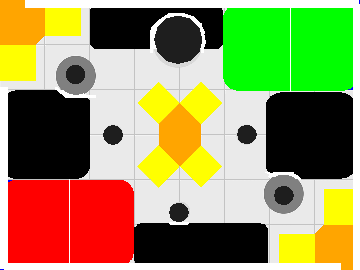
#> input picture External Scripts/Final/4colorLocs.bmp, 360 x 270 px
$ python 4getcolorLocsData.hpp.py
#> lines starting #> are read from the running program, lines starting #| are printed output that depends on the picture; after the words box and inside, x2 and y2 are one past the last pixel; in counts of white or black regions, pixels touching at a corner belong together
from PIL import Image
from _InputData import * #get width and height

numToColor = ['r','g','b','rg','rb','gb','rgb']
numLocs = [0 for i in range(7)]
tups = [() for i in range(7)]
numLocs[0] = 2; tups[0] = (255,0,0)
numLocs[1] = 2; tups[1] = (0,255,0)
numLocs[2] = 4; tups[2] = (0,0,0)
numLocs[3] = 0; tups[3] = (127,127,0)
numLocs[4] = 0; tups[4] = (127,0,0)
numLocs[5] = 0; tups[5] = (0,127,0)
numLocs[6] = 0; tups[6] = (85,85,0)

locs = [[] for i in range(7)]

im = Image.open('4colorLocs.bmp').transpose(Image.FLIP_TOP_BOTTOM)
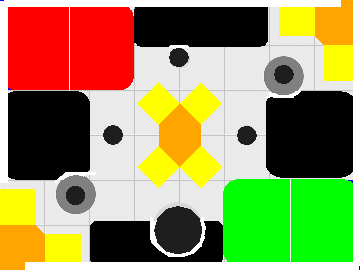
#> im: PIL image 360x270 RGB; mean R, G, B 150.1, 146.2, 88.8
im = im.resize((WIDTH, HEIGHT))
pix = im.load()

#create bmp of all locations
for y in range(HEIGHT):
	for x in range(WIDTH):
		if pix[x,y] not in tups:
			pix[x,y] = (255,255,255) #white

im.save('5colorLocsFlipped.bmp')
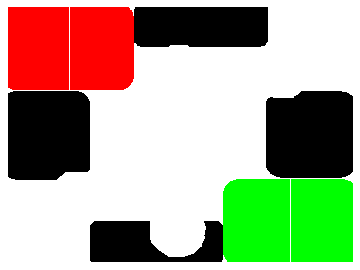
#> saved as 5colorLocsFlipped.bmp: PIL image 360x270 RGB; mean R, G, B 166.2, 167, 139.1
del im

def conv(x,y):
	return y*WIDTH+x

def convPosToNode(fromX, fromY, toIndex):
	if toIndex == 1: return (fromX-1, fromY-1)
	elif toIndex == 2: return (fromX, fromY-1)
	elif toIndex == 3: return (fromX+1, fromY-1)
	elif toIndex == 4: return (fromX-1, fromY)
	elif toIndex == 5: return (fromX+1, fromY)
	elif toIndex == 6: return (fromX-1, fromY+1)
	elif toIndex == 7: return (fromX, fromY+1)
	elif toIndex == 8: return (fromX+1, fromY+1)
	print("toIndex =", toIndex)
	raise Exception("convPosToNode ERROR")

def detectShape(startX,startY,colorTup):
	openList = [(startX, startY)]
	finalSet = {(startX, startY)}
	while len(openList)!=0:
		currX, currY = openList.pop()
		for i in range(1, 8+1):
			newX, newY = convPosToNode(currX, currY, i)
			if (newX, newY) in finalSet or newX<0 or newX>WIDTH-1 or newY<0 or newY>HEIGHT-1:
				continue
			if pix[newX, newY]==colorTup:
				finalSet.add((newX, newY))
				openList.append((newX, newY))
	return finalSet

def isInListOfSets(lst, item):
	for i in range(len(lst)):
		if item in lst[i]:
			return True
	return False

for col in range(7):
	for locnum in range(numLocs[col]):
		for y in range(HEIGHT):
			for x in range(WIDTH):
				if pix[x,y]==tups[col] and not isInListOfSets(locs[col], (x,y)):
					currLoc = (x,y)
					break
			else: continue
			break
		print('{}Loc{} = {}'.format(numToColor[col], locnum, currLoc))
		newShape = detectShape(currLoc[0], currLoc[1], tups[col])
		img = Image.new('RGB', (WIDTH,HEIGHT), (255,255,255)) #create new white image
		imgPix = img.load()
		for tup in newShape:
			imgPix[tup[0], tup[1]] = tups[col]
		img.save("6{}Loc{}.bmp".format(numToColor[col], locnum))
		locs[col].append(newShape)
#> this loop made 7 passes
#> pass 1, `img.save("6{}Loc{}.bmp".format(numToColor[col], locnum))`:
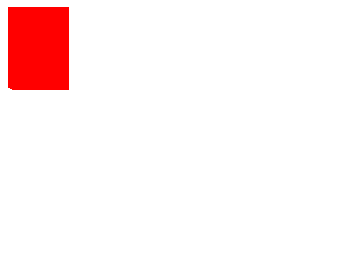
#> saved as 6rLoc0.bmp: PIL image 360x270 RGB; mean R, G, B 255, 241.7, 241.7
#> pass 1, `img.save("6{}Loc{}.bmp".format(numToColor[col], locnum))`:
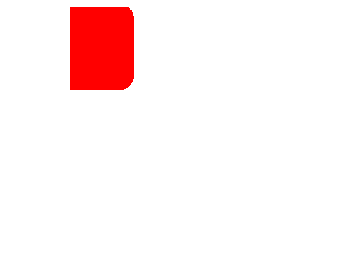
#> saved as 6rLoc1.bmp: PIL image 360x270 RGB; mean R, G, B 255, 241.2, 241.2
#> pass 2, `img.save("6{}Loc{}.bmp".format(numToColor[col], locnum))`:
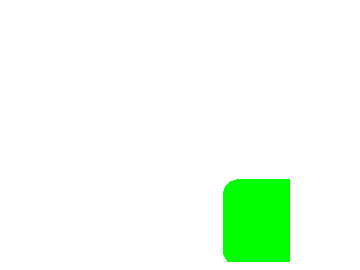
#> saved as 6gLoc0.bmp: PIL image 360x270 RGB; mean R, G, B 240.6, 255, 240.6
#> pass 2, `img.save("6{}Loc{}.bmp".format(numToColor[col], locnum))`:
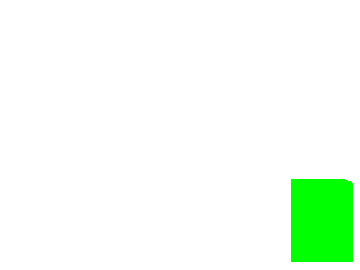
#> saved as 6gLoc1.bmp: PIL image 360x270 RGB; mean R, G, B 241.5, 255, 241.5
#> after the loop:
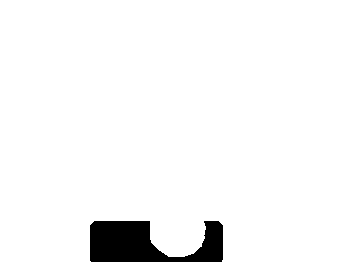
#> img: PIL image 360x270 RGB; 96.2% white; 1 black region, box (x1, y1, x2, y2) and area: (90, 221, 223, 262) 3708


def lstToCppArr(lst):
	lst = [sorted(list(x), key = lambda x:(x[1],x[0])) for x in lst]
	for i in range(len(lst)):
		for j in range(len(lst[i])):
			lst[i][j] = conv(lst[i][j][0], lst[i][j][1])
		# lst[i] = str(lst[i]).replace('[','{').replace(']','}')
	# lst = str(lst).replace('[','{').replace(']','}')
	return lst

for i in range(7):
	locs[i] = lstToCppArr(locs[i])

f = open('colorLocsData.hpp','w')
f.write('#pragma once\n\n')
for i in range(7):
	if numLocs[i]>0:
		for j in range(numLocs[i]):
			f.write('static const uint32_t {}Loc{}[] = {};\n\n\n\n\n'.format(numToColor[i], j, str(locs[i][j]).replace('[','{').replace(']','}') ))
f.close()
